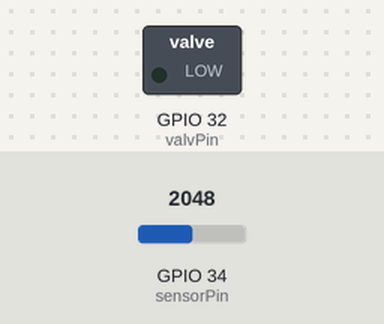
The sketch below on a simulated ESP32. Parts: switched loads named in the sketch (green lamp = pin HIGH). Dashed ring = blinking. The inputs (shaded band) are chosen by the test bench; at power-on: GPIO 34 (sensorPin) = 2048. What the sketch prints to the serial monitor is not drawn.

Above: at 0.5 s.
Timing chart, 0 to 4.6 s (numbered marks = the images above):
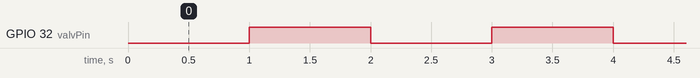

The sketch:

testaNovos.ino
```cpp
const int sensorPin = 34; //entrada do sensor
const int valvPin = 32; //entrada do relé
int pa = 0;

void setup() {
  pinMode(sensorPin, INPUT);
  pinMode(valvPin, OUTPUT);
  digitalWrite(valvPin, HIGH);
  Serial.begin(115200);
}

void loop() {
  Serial.print("umidade: ");
  Serial.println(map(analogRead(sensorPin), 4095, 0, 0 , 1000));

  if(pa == 0) {
    digitalWrite(valvPin, LOW);
    pa = 1;
  }else {
    digitalWrite(valvPin, HIGH);
    pa = 0;
  }

  delay(1000);
}
```

Measured:
- by itself, GPIO 32 (valvPin): alternates HIGH for 1.0 s and LOW for 1.0 s
